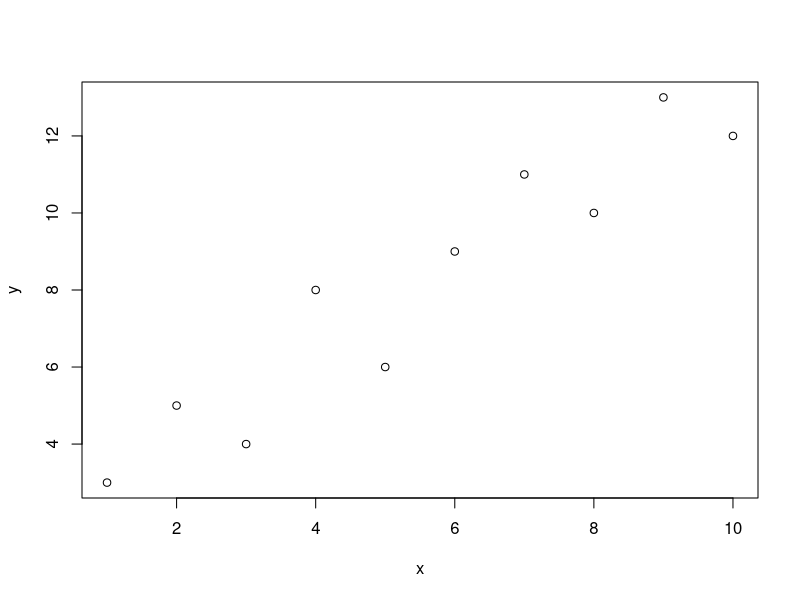
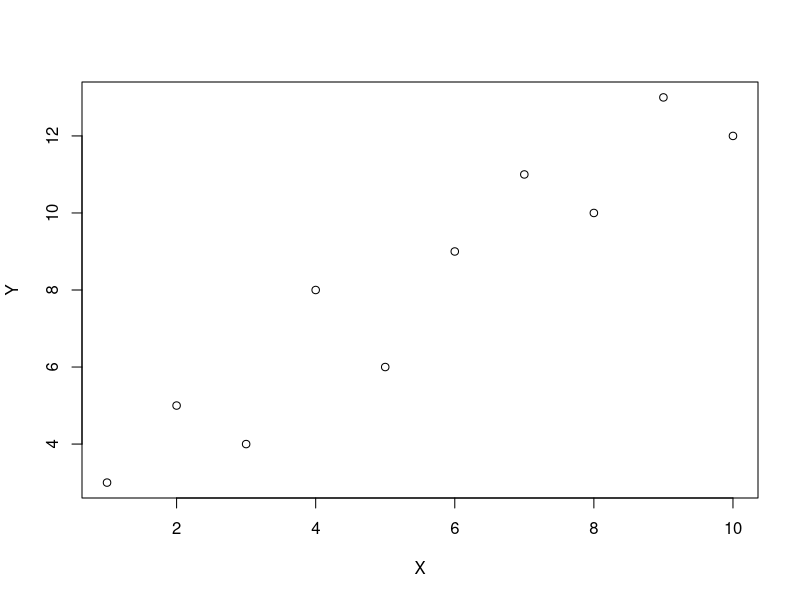
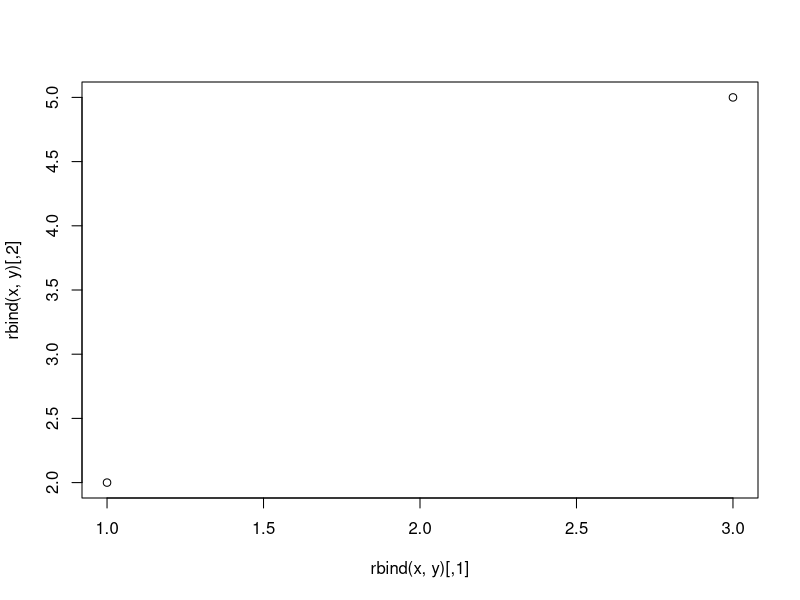
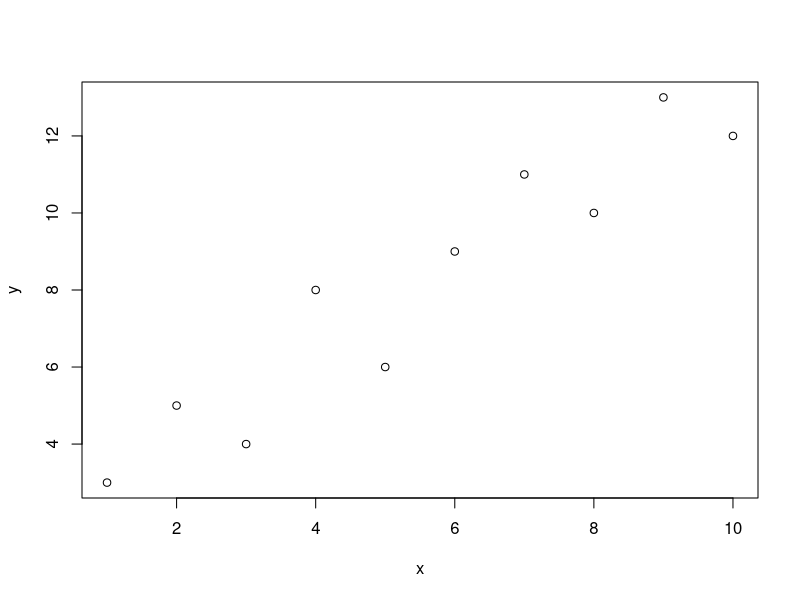
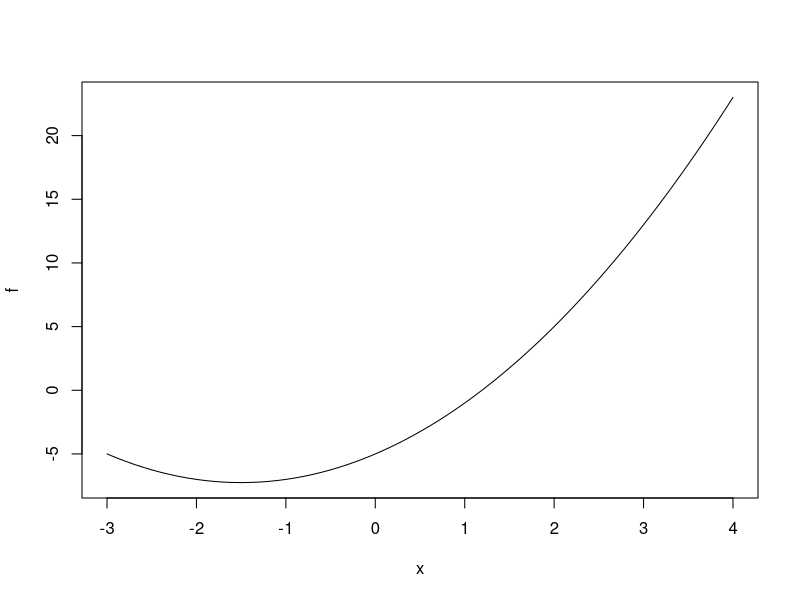

These figures' R source, in order:
sin(2*pi)
cos(3/4)
tan(pi)
log(100, base=10)
log(15); log(15, base=exp(1))
log(1/7, base=7)
exp(3)
64^(1/3)

vector = 1:10
vector
sum(vector)
vec = seq(1, 10, 1)
vec
sum(vec)

x = seq(2, 20, 2)
x
correct = x*x==x^2
sum(!correct) # always matches
rev(x)
sum(x)
length(x)
sqrt(sum(x^2))

y = seq(5, 10, length.out=13)
y
length(y)

z1 = rep(c(1,2), 5)
# IMPORTANT
z2 = rep(c(1,2), each=5)
z1; z2
z1*z2 # piecewise multiplication
t(z1)%*%z2
z1%*%t(z2)

a = c(1,3,6,2,7,4, 0)
min(a)
# which is about indices
which.min(a) # the first one
which(a==min(a)) # all indices
which(a<=4)
sum(a)
sum(a^2)
length(a)
a[3]
a = a + 4
a
#IMPORTANT
b = a[-4] #exclude the 4th element, -c(4,5,...) for more elements
b
c = a + b
c
d = a[a>4] #filtering
d

A = matrix(c(2,1,1,3,-1,1,0,2,-1), ncol=3)
A
t(A)
det(A)
#IMPORTANT trace
sum(diag(A))
A*A
A%*%A
A %*% diag(A)
solve(A) # find the inverse
#IMPORTANT
A_inverse = solve(A)
round(A %*% A_inverse)
a = A[,3] # select col
b = A[2,] # select row
b
t(a) %*% b
a %*% t(b)

x = 1:10
y = c(3, 5, 4, 8, 6, 9, 11, 10, 13, 12)
plot(x, y)
df = data.frame(x, y)
df
plot(df, xlab="X", ylab="Y")
plot(rbind(x, y)) # these are just two strange points (dim too high)
plot(cbind(x, y)) # similar to data.frame
cbind(x, y)

x = seq(-3, 4, 0.1)
f = x^2+3*x-5
plot(x, f, type="l")

# A = cbind(c(2,1,1),c(3,-1,1),c(0,2,-1))
# also rbind()
# b=as.matrix(b)
dim(df)
length(df)

